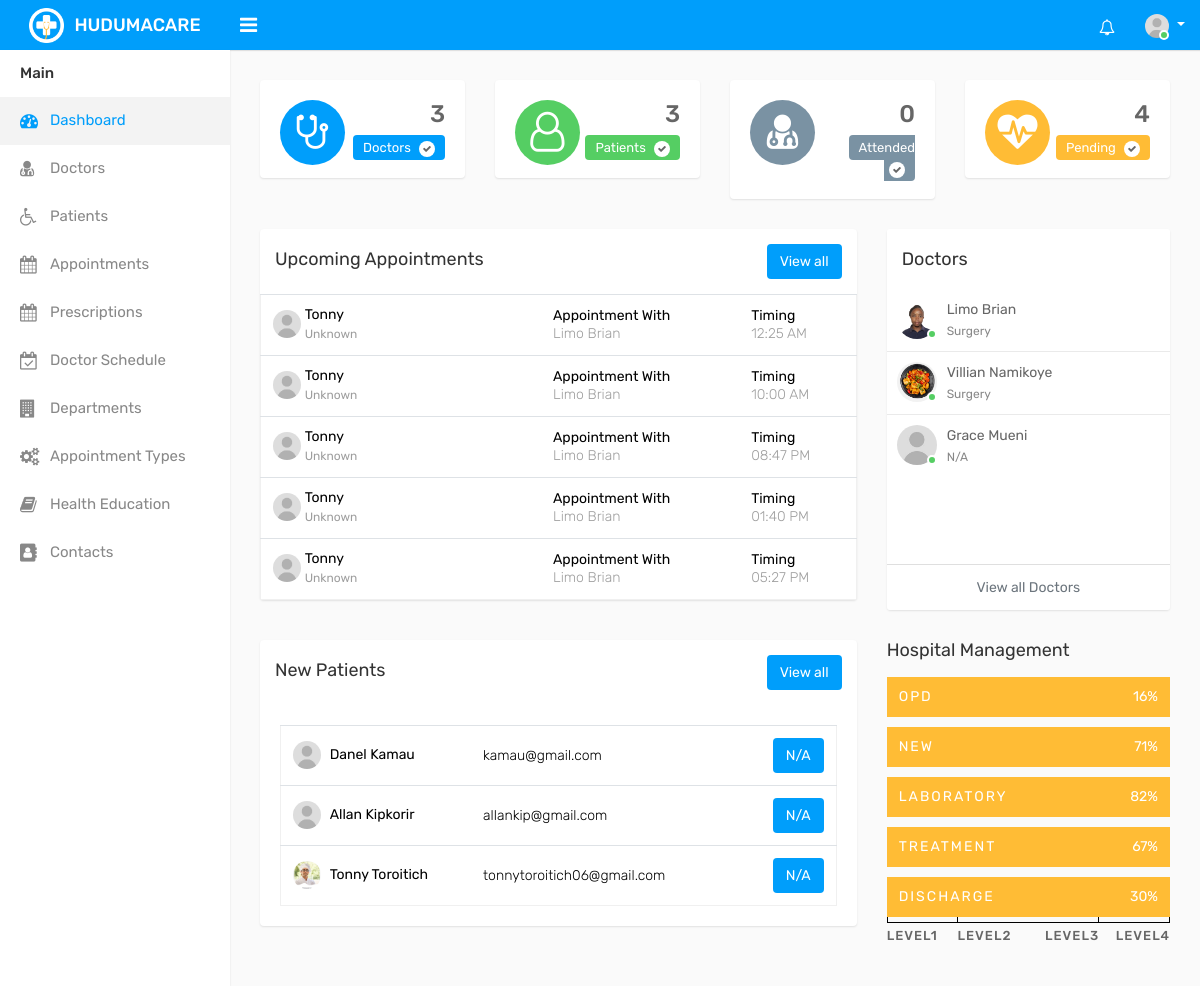
Page /administration/ on the committed database.
### appointments/models.py (models this page shows, shortened)
class Appointment(models.Model):
    patient = models.ForeignKey(User, related_name='appointments', on_delete=models.CASCADE)
    doctor = models.ForeignKey(User, related_name='doctor_appointments', on_delete=models.CASCADE, null=True, blank=True)
    department = models.ForeignKey(Department, on_delete=models.CASCADE, null=True, blank=True)  # Added department field
    appointment_type = models.ForeignKey(AppointmentType, on_delete=models.CASCADE)
    appointment_date = models.DateField()
    appointment_time = models.TimeField()
    STATUS_CHOICES = (
        ('pending', 'Pending'),
        ('approved', 'Approved'),
        ('cancelled', 'Cancelled'),
    )
    appointment_status = models.CharField(max_length=10, choices=STATUS_CHOICES, default='pending')
    reason = models.TextField(null=True, blank=True)
    creation_date = models.DateTimeField(auto_now_add=True)
    updated_date = models.DateTimeField(auto_now=True)
    class Meta:
        verbose_name_plural = 'Appointments'

### accounts/models.py (models this page shows, shortened)
class UserProfile(models.Model):
    USER_TYPES = (
        ('doctor', 'Doctor'),
        ('patient', 'Patient'),
        ('admin', 'Admin'),  # Added admin usertype
    )
    user = models.OneToOneField(User, on_delete=models.CASCADE)
    usertype = models.CharField(max_length=10, choices=USER_TYPES)
    gender = models.CharField(max_length=10)
    profile_picture = models.ImageField(upload_to='profile_pictures/', null=True, blank=True)
    date_of_birth = models.DateField(null=True, blank=True)

class DoctorEducation(models.Model):
    user = models.ForeignKey(User, on_delete=models.CASCADE)
    institution = models.CharField(max_length=255)
    award = models.CharField(max_length=100)
    start_date = models.DateField(null=True, blank=True)
    completion_date = models.DateField(null=True, blank=True)
    specialization = models.ForeignKey(Department, on_delete=models.CASCADE, null=True, blank=True)

### doctor_panel/models.py (models this page shows, shortened)
class Department(models.Model):
    name = models.CharField(max_length=100, unique=True)
    description = models.TextField()
    time_created = models.DateTimeField(auto_now_add=True)
    class Meta:
        verbose_name_plural = 'Departments'

### admin_panel/views.py (the view)
# urls.py: path("", views.dashboard, name="admin_dashboard"),
def dashboard(request):
    doctor_count = UserProfile.objects.filter(usertype='doctor').count()
    patient_count = UserProfile.objects.filter(usertype='patient').count()
    attended_count = Appointment.objects.filter(appointment_status='approved').count()
    pending_count = Appointment.objects.filter(appointment_status='pending').count()
    cancelled_count = Appointment.objects.filter(appointment_status='cancelled').count()
    now = timezone.now()
    upcoming_appointments = Appointment.objects.filter(appointment_date__gte=now.date()) \
                                              .order_by('appointment_date', 'appointment_time')[:5]
    doctors_with_specialization = UserProfile.objects.filter(usertype='doctor').prefetch_related(
        'user__doctoreducation_set')  # Prefetch the DoctorEducation for each doctor
    new_patients = UserProfile.objects.filter(usertype='patient').prefetch_related(
        'user__patientmedicalinfo_set').order_by('-user__date_joined')[:5]
    return render(request, 'administration/admin_dashboard.html', {
        'doctor_count': doctor_count,
        'patient_count': patient_count,
        'attended_count': attended_count,
        'pending_count': pending_count,
        'cancelled_count': cancelled_count,
        'upcoming_appointments': upcoming_appointments,
        'doctors_with_specialization': doctors_with_specialization,
        'new_patients': new_patients,  # Add new patients data
    })

### doctor_panel/context_processors.py (called while the page is built, shortened)
def notifications_processor(request):
    return {}  # If the user is not authenticated, return an empty context

### patient_panel/context_processors.py (called while the page is built, shortened)
def notifications_processor(request):
    return {}  # If the user is not authenticated, return an empty context

### templates/administration/admin_dashboard.html (shortened to what this page needs)
{% extends "base.html" %}
{% load static%}
{% block content %}
<div class="content">
    <div class="row">
        <div class="col-md-6 col-sm-6 col-lg-6 col-xl-3">
            <div class="dash-widget">
                <span class="dash-widget-bg1"><i class="fa fa-stethoscope" aria-hidden="true"></i></span>
                <div class="dash-widget-info text-right">
                    <h3>{{ doctor_count }}</h3>
                    <span class="widget-title1">Doctors <i class="fa fa-check" aria-hidden="true"></i></span>
                </div>
            </div>
        </div>
        <div class="col-md-6 col-sm-6 col-lg-6 col-xl-3">
            <div class="dash-widget">
                <span class="dash-widget-bg2"><i class="fa fa-user-o"></i></span>
                <div class="dash-widget-info text-right">
                    <h3>{{ patient_count }}</h3>
                    <span class="widget-title2">Patients <i class="fa fa-check" aria-hidden="true"></i></span>
                </div>
            </div>
        </div>
        <div class="col-md-6 col-sm-6 col-lg-6 col-xl-3">
            <div class="dash-widget">
                <span class="dash-widget-bg3"><i class="fa fa-user-md" aria-hidden="true"></i></span>
                <div class="dash-widget-info text-right">
                    <h3>{{ attended_count }}</h3>
                    <span class="widget-title3">Attended <i class="fa fa-check" aria-hidden="true"></i></span>
                </div>
            </div>
        </div>
        <div class="col-md-6 col-sm-6 col-lg-6 col-xl-3">
            <div class="dash-widget">
                <span class="dash-widget-bg4"><i class="fa fa-heartbeat" aria-hidden="true"></i></span>
                <div class="dash-widget-info text-right">
                    <h3>{{ pending_count }}</h3>
                    <span class="widget-title4">Pending <i class="fa fa-check" aria-hidden="true"></i></span>
                </div>
            </div>
        </div>
    </div>
    <div class="row">
        <div class="col-12 col-md-6 col-lg-8 col-xl-8">
            <div class="card">
                <div class="card-header">
                    <h4 class="card-title d-inline-block">Upcoming Appointments</h4>
                    <a href="{% url 'admin_appointments' %}" class="btn btn-primary float-right">View all</a>
                </div>
                <div class="card-body p-0">
                    <div class="table-responsive">
                        <table class="table mb-0">
                            <tbody>
                                {% for appointment in upcoming_appointments %}
                                <tr>
                                    <td style="min-width: 200px;">
                                        <img width="28" height="28" class="rounded-circle" src="{% if patient.profile_picture %}{{ patient.profile_picture.url }}{% else %}{% static 'assets/img/user.jpg' %}{% endif %}" alt="">
                                        <h2>{{ appointment.patient.first_name }} <span>{{ appointment.patient.profile.city|default:"Unknown" }}</span></h2>
                                    </td>
                                    <td>
                                        <h5 class="time-title p-0">Appointment With</h5>
                                        <p>{{ appointment.doctor.first_name }} {{ appointment.doctor.last_name }}</p>
                                    </td>
                                    <td>
                                        <h5 class="time-title p-0">Timing</h5>
                                        <p>{{ appointment.appointment_time|time:"h:i A" }}</p>
                                    </td>
                                </tr>
                                {% endfor %}
                            </tbody>
                        </table>
                    </div>
                </div>
            </div>
        </div>
        <div class="col-12 col-md-6 col-lg-4 col-xl-4">
            <div class="card member-panel">
                <div class="card-header bg-white">
                    <h4 class="card-title mb-0">Doctors</h4>
                </div>
                <div class="card-body">
                    <ul class="contact-list">
                        {% for doctor in doctors_with_specialization %}
                            <li>
                                <div class="contact-cont">
                                    <div class="float-left user-img m-r-10">
                                        <a href="#" title="{{ doctor.user.username }}">
                                            <img src="{% if doctor.profile_picture %}{{ doctor.profile_picture.url }}{% else %}{% static 'assets/img/user.jpg' %}{% endif %}" alt="" class="w-40 rounded-circle">
                                            <span class="status online"></span>
                                        </a>
                                    </div>
                                    <div class="contact-info">
                                        <span class="contact-name text-ellipsis">{{ doctor.user.first_name }} {{ doctor.user.last_name }}</span>
                                        <span class="contact-date">
                                            {% if doctor.user.doctoreducation_set.first %}
                                                {{ doctor.user.doctoreducation_set.first.specialization.name }}
                                            {% else %}
                                                N/A
                                            {% endif %}
                                        </span>
                                    </div>
                                </div>
                            </li>
                        {% endfor %}
                    </ul>
                </div>
                <div class="card-footer text-center bg-white">
                    <a href="{% url 'admin_doctors' %}" class="text-muted">View all Doctors</a>
                </div>
            </div>
        </div>
    </div>
    <div class="row">
        <div class="col-12 col-md-6 col-lg-8 col-xl-8">
            <div class="card">
                <div class="card-header">
                    <h4 class="card-title d-inline-block">New Patients</h4>
                    <a href="{% url 'admin_patients' %}" class="btn btn-primary float-right">View all</a>
                </div>
                <div class="card-body">
                    <div class="table-responsive">
                        <table class="table mb-0 new-patient-table">
                            <tbody>
                                {% for patient in new_patients %}
                                    <tr>
                                        <td>
                                            <img width="28" height="28" class="rounded-circle" src="{% if patient.profile_picture %}{{ patient.profile_picture.url }}{% else %}{% static 'assets/img/user.jpg' %}{% endif %}" alt="">
                                            <h2>{{ patient.user.first_name }} {{ patient.user.last_name }}</h2>
                                        </td>
                                        <td>{{ patient.user.email }}</td>
                                        <td>{{ patient.user.profile.phone_number }}</td>
                                        <td>
                                            <button class="btn btn-primary float-right">
                                                {% if patient.user.patientmedicalinfo_set.first %}
                                                    {{ patient.user.patientmedicalinfo_set.first.condition }}
                                                {% else %}
                                                    N/A
                                                {% endif %}
                                            </button>
                                        </td>
                                    </tr>
                                {% endfor %}
                            </tbody>
                        </table>
                    </div>
                </div>
            </div>
        </div>
        <div class="col-12 col-md-6 col-lg-4 col-xl-4">
            <div class="hospital-barchart">
                <h4 class="card-title d-inline-block">Hospital Management</h4>
            </div>
            <div class="bar-chart">
                <div class="legend">
                    <div class="item">
                        <h4>Level1</h4>
                    </div>
                    <div class="item">
                        <h4>Level2</h4>
                    </div>
                    <div class="item text-right">
                        <h4>Level3</h4>
                    </div>
                    <div class="item text-right">
                        <h4>Level4</h4>
                    </div>
                </div>
                <div class="chart clearfix">
                    <div class="item">
                        <div class="bar">
                            <span class="percent">16%</span>
                            <div class="item-progress" data-percent="16">
                                <span class="title">OPD Patient</span>
                            </div>
                        </div>
                    </div>
                    <div class="item">
                        <div class="bar">
                            <span class="percent">71%</span>
                            <div class="item-progress" data-percent="71">
                                <span class="title">New Patient</span>
                            </div>
                        </div>
                    </div>
                    <div class="item">
                        <div class="bar">
                            <span class="percent">82%</span>
                            <div class="item-progress" data-percent="82">
                                <span class="title">Laboratory Test</span>
                            </div>
                        </div>
                    </div>
                    <div class="item">
                        <div class="bar">
                            <span class="percent">67%</span>
                            <div class="item-progress" data-percent="67">
                                <span class="title">Treatment</span>
                            </div>
                        </div>
                    </div>
                    <div class="item">
                        <div class="bar">
                            <span class="percent">30%</span>
                            <div class="item-progress" data-percent="30">
                                <span class="title">Discharge</span>
                            </div>
                        </div>
                    </div>
                </div>
            </div>
         </div>
    </div>
</div>
{% endblock %}

### rows in the picture
Appointment: patient.first_name "Tonny", patient.profile.city "Unknown", doctor.first_name "Limo", doctor.last_name "Brian", appointment_time "12:25 AM"
Appointment: patient.first_name "Tonny", patient.profile.city "Unknown", doctor.first_name "Limo", doctor.last_name "Brian", appointment_time "10:00 AM"
Appointment: patient.first_name "Tonny", patient.profile.city "Unknown", doctor.first_name "Limo", doctor.last_name "Brian", appointment_time "08:47 PM"
Appointment: patient.first_name "Tonny", patient.profile.city "Unknown", doctor.first_name "Limo", doctor.last_name "Brian", appointment_time "01:40 PM"
Appointment: patient.first_name "Tonny", patient.profile.city "Unknown", doctor.first_name "Limo", doctor.last_name "Brian", appointment_time "05:27 PM"
UserProfile: profile_picture (picture), user.first_name "Limo", user.last_name "Brian", user.doctoreducation_set.first.specialization.name "Surgery"
UserProfile: profile_picture (picture), user.first_name "Villian", user.last_name "Namikoye", user.doctoreducation_set.first.specialization.name "Surgery"
UserProfile: user.first_name "Grace", user.last_name "Mueni", shows "N/A"
UserProfile: user.first_name "Danel", user.last_name "Kamau", user.email "kamau@gmail.com", shows "N/A"
UserProfile: user.first_name "Allan", user.last_name "Kipkorir", user.email "allankip@gmail.com", shows "N/A"
UserProfile: profile_picture (picture), user.first_name "Tonny", user.last_name "Toroitich", user.email "tonnytoroitich06@gmail.com", shows "N/A"

### other values in the picture
{{ doctor_count }} "3"
{{ patient_count }} "3"
{{ attended_count }} "0"
{{ pending_count }} "4"
